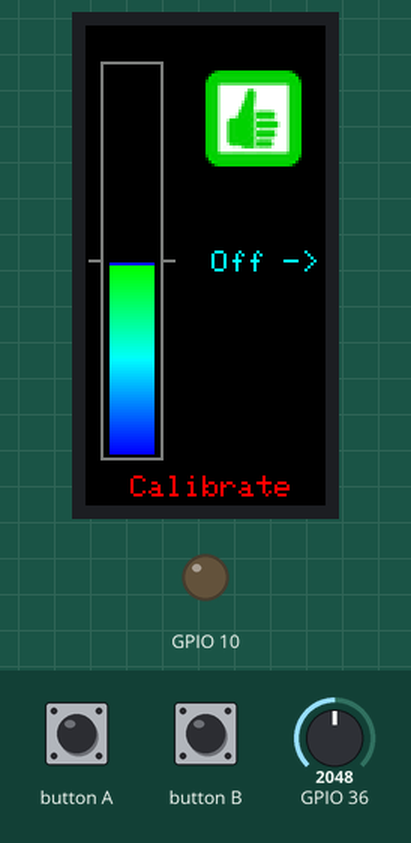
Recording of a sketch running on a simulated ESP32. Shown: 80×160 colour display, output pins drawn as LEDs (lit = HIGH). The test bench sets the inputs (shaded band); at power-on: GPIO 36 = 2048. EEPROM starts erased; what the sketch prints to the serial monitor is not drawn.

Above: at 1.3 s.
1.4 s: GPIO 36 set to 2165
At 2.1 s:
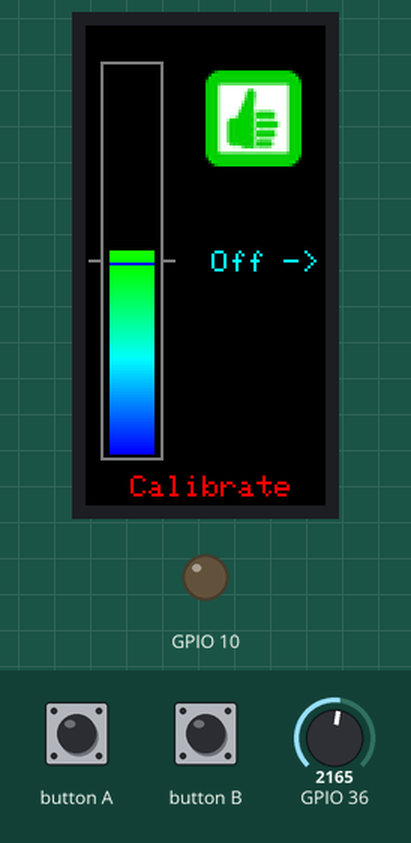
2.9 s: GPIO 36 set to 2232
At 4.1 s:
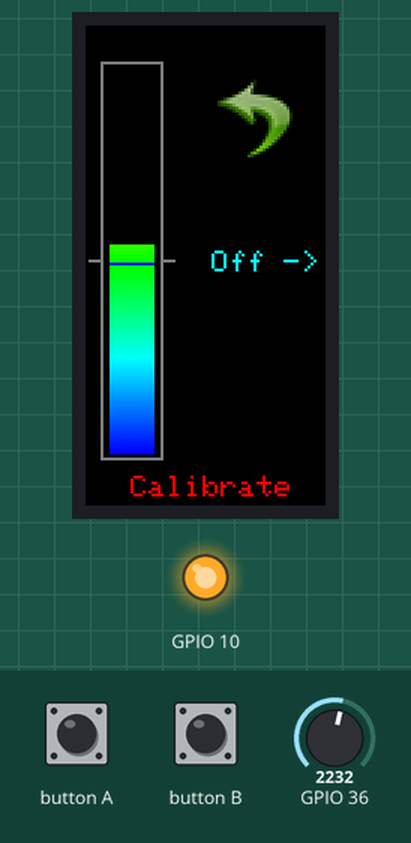
4.4 s: GPIO 36 set to 2866
At 5.6 s:
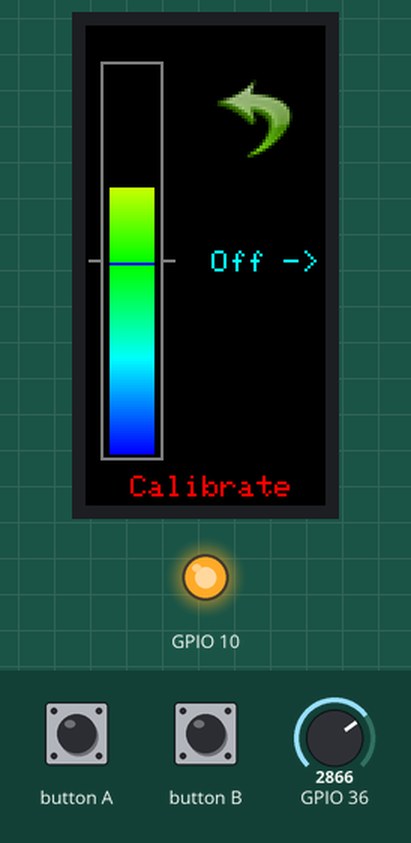
5.9 s: GPIO 36 set to 2900
At 7.1 s:
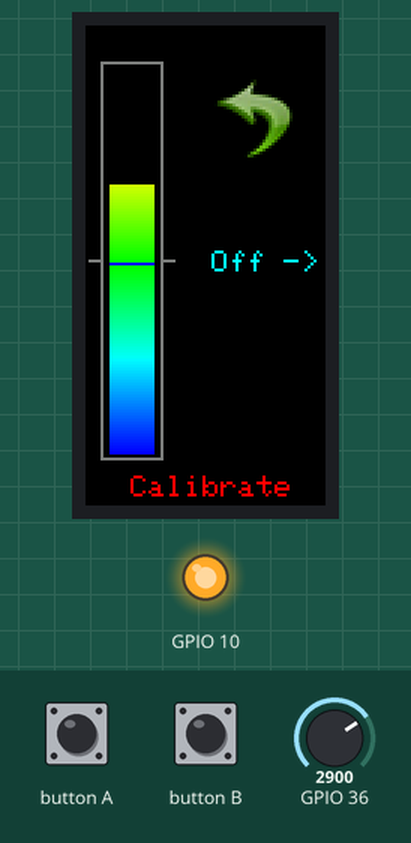
7.4 s: GPIO 36 set to 3603
At 8.6 s:
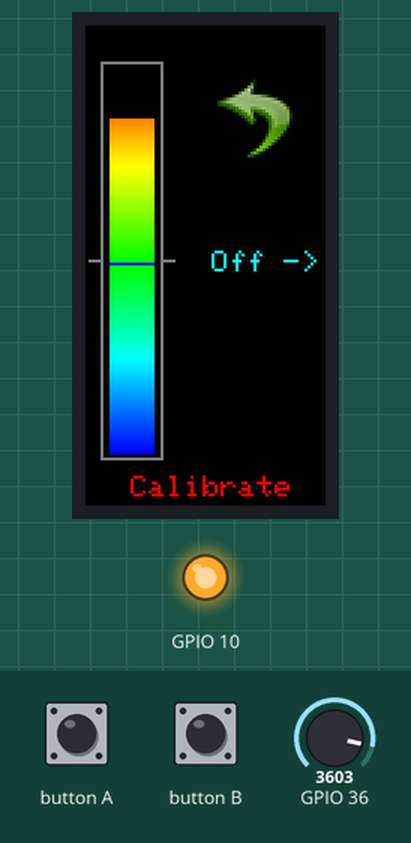
8.9 s: button A pressed for 0.15 s
At 10.5 s:
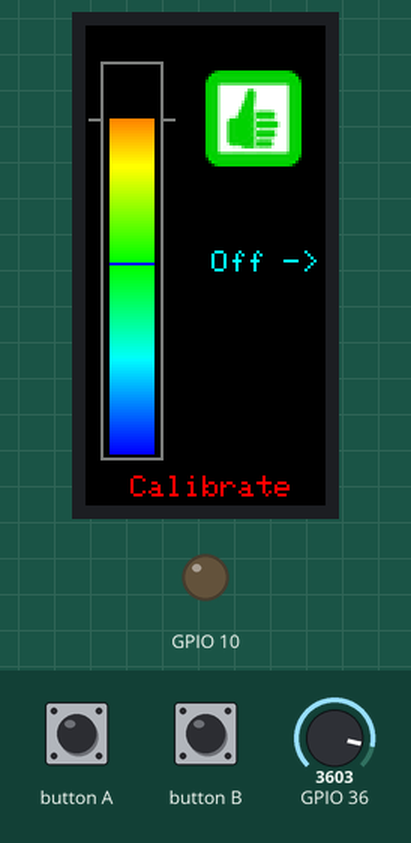
Timing chart, 0 to 11.6 s (numbered marks = the images above; inputs shaded):
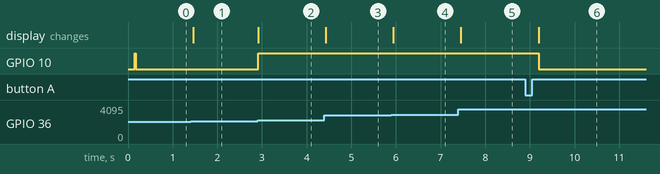

The sketch:

OmniLevel_3Dprint_leveler_C_and_Cplus.ino
```cpp
// (licence header left out)
/*
I modified this program, in order to easily switch from M5StickC to M5StickCplus.
For this it is enough to comment lines or comment them.
To achieve this I have created variables that allow to move from one to the other.
Do not forget to load in the Arduino editor to set the card type to use M5StickC or M5StickCplus.
*/


// For M5StickC Comment for M5StickCplus or uncomment line if you will use this for M5StickC
// Begin M5StickC bloc

#include <M5StickC.h>
#include <EEPROM.h>
#include "OneButton.h"
#include "rotate-left.h"
#include "rotate-right.h"
#include "thumbs-up.h"
int set_point = 64;
int rect_width = 21;
int rect_height = 133;
int x_off = 42;
int y_off = 75;
int x_cursor = 15;
int y_cursor = 150;
int pressure_out = 127;
int text_size = 1;
int x_image = 40;
int x_size_image = 32;
int y_size_image = 32;
int x_calibration = 26;
int x_calibration_end = 29;
int x_progressbar = 142;
int x_progressbar_width = 15;
int adjust_color = 32;

// End M5StickC bloc
/*
// for M5StickCplus comment for M5StickC or uncomment Bloc line if you will use this for M5StickCplus
// Begin M5StickCplus bloc
#include <M5StickCPlus.h>
#include <EEPROM.h>
#include "OneButton.h"
#include "rotate-leftPlus.h"
#include "rotate-rightPlus.h"
#include "thumbs-upPlus.h"
int set_point = 92; // global
int rect_width = 45;
int rect_height = 190;
int x_off = 60;
int y_off = 113;
int x_cursor = 20;
int y_cursor = 220;
int pressure_out = 184;
int text_size = 2;
int x_image = 70;
int x_size_image = 48;
int y_size_image = 48;
int x_calibration = 50;
int x_calibration_end = 54;
int x_progressbar = 199;
int x_progressbar_width = 40;
int adjust_color = 46;
// end M5StickCPlus bloc
*/
// Icons converted at:
// http://rinkydinkelectronics.com/_t_doimageconverter565.php

#define EEPROM_SIZE 1
int ledPin = G10;
int pressure = 0;   //the var that goes between 0-127 from FSR reading
int setpoint = set_point;  //to be updated by EEPROM
float errorThreshold = 6.0; //printbed is considered leveled if error goes below this (ideally 5.0-8.0)

//Object initialization
OneButton btnA(G37, true);
OneButton btnB(G39, true);

void setup() {
  M5.begin();
  EEPROM.begin(EEPROM_SIZE);  //Initialize EEPROM
  EEPROM.write(0, setpoint);  // save in EEPROM
  EEPROM.commit();
  Serial.begin(115200);       //Initialize Serial
  pinMode(ledPin, OUTPUT);    //Set up LED
  digitalWrite (ledPin, HIGH); // turn off the LED

  M5.Lcd.setRotation(0);
  M5.Lcd.fillScreen(TFT_BLACK);

  btnA.attachClick(btnAClick);  //BtnA handle
  btnA.setDebounceTicks(40);
  btnB.attachClick(btnBClick);  //BtnB handle
  btnB.setDebounceTicks(25);

  //M5.Lcd.drawRect(5, 12, 21, 133, 0x7bef);  //show frame for progressbar (X, Y Width, height, color) // old line
  M5.Lcd.drawRect(5, 12, rect_width, rect_height, 0x7bef);  //show frame for progressbar (X, Y Width, height, color)
  getCalibration(); //show calibration mark

  //Show OFF instructions
  M5.Lcd.setTextColor(CYAN);
  M5.Lcd.setTextSize(text_size);  // text size
  // M5.Lcd.setCursor(42, 75); //off position X, Y // old line
  M5.Lcd.setCursor(x_off, y_off); //off position X, Y
  M5.Lcd.printf("Off ->");

  //Show Calibrate instructions
  M5.Lcd.setTextColor(RED);
  // M5.Lcd.setCursor(15, 150);  // calibrate position X, Y // old line
  M5.Lcd.setCursor(x_cursor, y_cursor);  // calibrate position X, Y
  M5.Lcd.printf("Calibrate");

  // Swap the colour byte order when rendering
  M5.Lcd.setSwapBytes(true);
}

void loop() {
  //poll for button press
  btnA.tick();
  btnB.tick();

  //pressure = map(analogRead(G36), 0, 4095, 0, 127); //get reading input number, begin range read, end range read, begin range output, end range output // old line
  pressure = map(analogRead(G36), 0, 4095, 0, pressure_out); //get reading input number, begin range read, end range read, begin range output, end range output
  Serial.println(pressure);

  progressBar(pressure);  //show reading on progressbar

  if (getPercentError(pressure, setpoint) < errorThreshold) {
    setLED(true);
    // M5.Lcd.pushImage(40, 15, 32, 32, thumbs_up);  //Draw icon position X, Y ,image size x, y // old line
    M5.Lcd.pushImage(x_image, 15, x_size_image, y_size_image, thumbs_up);  //Draw icon position X, Y ,image size x, y
  } else {
    setLED(false);
    if (pressure > setpoint) {
      // M5.Lcd.pushImage(40, 15, 32, 32, rotate_left);  //Draw icon position X, Y ,image size x, y // old line
      M5.Lcd.pushImage(x_image, 15, x_size_image, y_size_image, rotate_left);  //Draw icon position X, Y ,image size x, y
    } else {
      // M5.Lcd.pushImage(40, 15, 32, 32, rotate_right);  //Draw icon position X, Y ,image size x, y // old line
      M5.Lcd.pushImage(x_image, 15, x_size_image, y_size_image, rotate_right);  //Draw icon position X, Y ,image size x, y
    }
  }
  delay(50);
}

void btnBClick()
{
  M5.Axp.PowerOff();
}

void btnAClick()
{
  updateCalibration(pressure);
}

float getPercentError(float approx, float exact)
{
  return (abs(approx-exact)/exact)*100;
}

void updateCalibration(int value)
{
  EEPROM.write(0, value);  // save in EEPROM
  EEPROM.commit();
  // clear old line
  // M5.Lcd.drawLine(1, 15+(127-setpoint), 4, 15+(127-setpoint), BLACK);  // draw line from X, Y to x, y // old line
  // M5.Lcd.drawLine(26, 15+(127-setpoint), 29, 15+(127-setpoint), BLACK); // draw line from X, Y to x, y // old line
  M5.Lcd.drawLine(1, 15+(pressure_out-setpoint), 4, 15+(pressure_out-setpoint), BLACK);  // draw line from X, Y to x, y
  M5.Lcd.drawLine(x_calibration, 15+(pressure_out-setpoint), x_calibration_end, 15+(pressure_out-setpoint), BLACK); // draw line from X, Y to x, y
  // set new line
  setpoint = value; //set global
  // M5.Lcd.drawLine(1, 15+(127-setpoint), 4, 15+(127-setpoint), 0x7bef); // draw line from X, Y to x, y // old line
  // M5.Lcd.drawLine(26, 15+(127-setpoint), 29, 15+(127-setpoint), 0x7bef); // draw line from X, Y to x, y // old line
  M5.Lcd.drawLine(1, 15+(pressure_out-setpoint), 4, 15+(pressure_out-setpoint), 0x7bef); // draw line from X, Y to x, y
  M5.Lcd.drawLine(x_calibration, 15+(pressure_out-setpoint), x_calibration_end, 15+(pressure_out-setpoint), 0x7bef); // draw line from X, Y to x, y
}

void getCalibration()
{
  setpoint = EEPROM.read(0);  // retrieve calibration in EEPROM
  // set new line
  // M5.Lcd.drawLine(1, 15+(127-setpoint), 4, 15+(127-setpoint), 0x7bef); // draw line from X, Y to x, y // old line
  // M5.Lcd.drawLine(26, 15+(127-setpoint), 29, 15+(127-setpoint), 0x7bef); // draw line from X, Y to x, y // old line
  M5.Lcd.drawLine(1, 15+(pressure_out-setpoint), 4, 15+(pressure_out-setpoint), 0x7bef); // draw line from X, Y to x, y
  M5.Lcd.drawLine(x_calibration, 15+(pressure_out-setpoint), x_calibration_end, 15+(pressure_out-setpoint), 0x7bef); // draw line from X, Y to x, y
}

void setLED(bool isON)
{
  digitalWrite (ledPin, !isON); // set the LED
}

void progressBar(int value)
{
  // Value is expected to be in range 0-127
  for (int i = 0; i <= value; i++) {  //draw bar
    // M5.Lcd.fillRect(8, 142-i, 15, 1, rainbow(i)); // X, Y, width, height from rectangle to fill, if Height = 1 its like a line. // old line
    M5.Lcd.fillRect(8, x_progressbar-i, x_progressbar_width, 1, rainbow(i)); // X, Y, width, height from rectangle to fill, if Height = 1 its like a line.
  }

 // for (int i = value+1; i <= 128; i++) {  //clear old stuff old line
  for (int i = value+1; i <= (pressure_out+1); i++) {  //clear old stuff
    // M5.Lcd.fillRect(8, 142-i, 15, 1, BLACK); // clean rectangle with black // old line
    M5.Lcd.fillRect(8, x_progressbar-i, x_progressbar_width, 1, BLACK); // clean rectangle with black
  }
}

unsigned int rainbow(int value)
{
  // Value is expected to be in range 0-127
  // The value is converted to a spectrum colour from 0 = blue through to red = blue
  //int value = random (128);
  byte red = 0; // Red is the top 5 bits of a 16 bit colour value 1111 1000 0000 0000 63 level of red
  byte green = 0;// Green is the middle 6 bits 0000 0111 1110 0000 63 level of green
  byte blue = 0; // Blue is the bottom 5 bits 0000 0000 0001 1111 31 level of blue

  byte quadrant = value / adjust_color;
  int valb = map(value, 0, pressure_out, 0, 127);
  if (quadrant == 0) {
    blue = 31;
    green = 2 * (valb % 32);
    red = 0;
  }
  if (quadrant == 1) {
    blue = 31 - 1 - (valb % 32);
    green = 63;
    red = 0;
  }
  if (quadrant == 2) {
    blue = 0;
    green = 63;
    red = valb % 32;
  }
  if (quadrant == 3) {
    blue = 0;
    green = 63 - 2 * (valb % 32);
    red = 31;
  }
  return (red << 11) + (green << 5) + blue;
}

// Old version
/*unsigned int rainbow(int value)
{
  // Value is expected to be in range 0-127
  // The value is converted to a spectrum colour from 0 = blue through to red = blue
  //int value = random (128);
  byte red = 0; // Red is the top 5 bits of a 16 bit colour value
  byte green = 0;// Green is the middle 6 bits
  byte blue = 0; // Blue is the bottom 5 bits

  byte quadrant = value / 32;
    int valb = value;

  if (quadrant == 0) {
    blue = 31;
    green = 2 * (value % 32);
    red = 0;
  }
  if (quadrant == 1) {
    blue = 31 - (value % 32);
    green = 63;
    red = 0;
  }
  if (quadrant == 2) {
    blue = 0;
    green = 63;
    red = value % 32;
  }
  if (quadrant == 3) {
    blue = 0;
    green = 63 - 2 * (value % 32);
    red = 31;
  }
  return (red << 11) + (green << 5) + blue;
}*/
```

Source omitted: rotate-left.h (data table, 10224 bytes), rotate-right.h (data table, 10225 bytes), thumbs-up.h (data table, 10218 bytes)

Measured:
- the behaviour switches between 2192 and 2193 on GPIO 36 (found by bisection; images 1 and 2)
- the behaviour switches between 2869 and 2870 on GPIO 36 (found by bisection; images 3 and 4)
- after the input at 1.4 s, the display: changes after 0.06 s (image 1)
- after the input at 2.9 s, GPIO 10: LOW → HIGH at once; the display: changes at once (image 2)
- after the input at 4.4 s, the display: changes at once (image 3)
- after the input at 5.9 s, the display: changes at once (image 4)
- after the input at 7.4 s, the display: changes after 0.06 s (image 5)
- after the input at 8.9 s, GPIO 10: HIGH → LOW after 0.29 s; the display: changes after 0.30 s (image 6)
